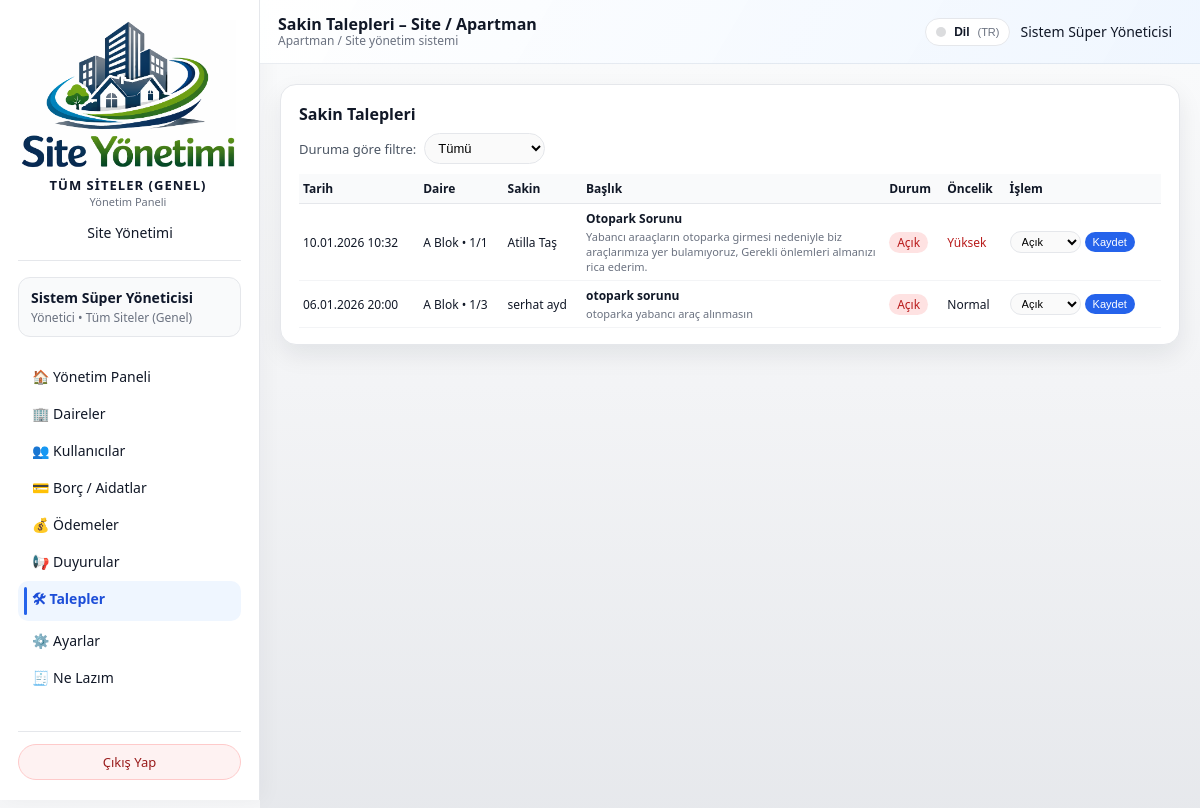
The app's page /admin/tickets (signed in) with its own data.
### models/user_model.py (models this page shows, shortened)
class User(db.Model):
    __tablename__ = "users"
    id = db.Column(db.Integer, primary_key=True)
    name = db.Column(db.String(120), nullable=False)
    email = db.Column(db.String(120), unique=True, nullable=False, index=True)
    phone = db.Column(db.String(32), nullable=True)
    password_hash = db.Column(db.String(255), nullable=False)
    role = db.Column(db.String(20), nullable=False, default="resident")
    site_id = db.Column(db.Integer, db.ForeignKey("sites.id"), nullable=True)
    apartment_id = db.Column(
        db.Integer,
        db.ForeignKey("apartments.id"),
        nullable=True,
    )
    is_active = db.Column(db.Boolean, default=True, nullable=False)

### models/ticket_model.py (models this page shows, shortened)
class Ticket(db.Model):
    __tablename__ = "tickets"
    id = db.Column(db.Integer, primary_key=True)
    site_id = db.Column(db.Integer, db.ForeignKey("sites.id"), nullable=False)
    apartment_id = db.Column(db.Integer, db.ForeignKey("apartments.id"), nullable=False)
    user_id = db.Column(db.Integer, db.ForeignKey("users.id"), nullable=False)
    title = db.Column(db.String(200), nullable=False)
    description = db.Column(db.Text, nullable=False)
    status = db.Column(db.String(20), nullable=False, default="open")
    priority = db.Column(db.String(20), nullable=False, default="normal")
    created_at = db.Column(db.DateTime, default=datetime.utcnow)
    updated_at = db.Column(
        db.DateTime, default=datetime.utcnow, onupdate=datetime.utcnow
    )
    closed_at = db.Column(db.DateTime, nullable=True)
    user = db.relationship("User", backref="tickets", lazy=True)

### models/apartment_model.py (models this page shows, shortened)
class Apartment(db.Model):
    __tablename__ = "apartments"
    id = db.Column(db.Integer, primary_key=True)
    site_id = db.Column(db.Integer, db.ForeignKey("sites.id"), nullable=False)
    block = db.Column(db.String(50), nullable=False)
    floor = db.Column(db.String(20), nullable=False)
    number = db.Column(db.String(20), nullable=False)
    area_m2 = db.Column(db.Float, nullable=True)
    owner_name = db.Column(db.String(120))
    owner_phone = db.Column(db.String(32))
    notes = db.Column(db.Text)
    users = db.relationship("User", backref="apartment", lazy="dynamic")
    bills = db.relationship("Bill", backref="apartment", lazy="dynamic")
    payments = db.relationship("Payment", backref="apartment", lazy="dynamic")
    tickets = db.relationship("Ticket", backref="apartment", lazy="dynamic")

### routes/admin_routes.py (the view)
@admin_bp.route("/tickets", methods=["GET"])
@admin_required
def manage_tickets():
    status_filter = (request.args.get("status") or "all").strip()
    admin_user = _get_current_admin()
    site_id = session.get("active_site_id") or (admin_user.site_id if admin_user else None)
    is_super = (admin_user and admin_user.role == "super_admin")
    global_mode = is_super and not site_id  # super_admin site seçmezse tüm siteler
    if not is_super and not site_id:
        flash("Talep listesi için bir siteye atanmış olmanız gerekiyor.", "error")
        return redirect(url_for("admin.dashboard"))
    tickets = []
    try:
        q = (
            db.session.query(Ticket, Apartment, User)
            .outerjoin(Apartment, Ticket.apartment_id == Apartment.id)
            .outerjoin(User, Ticket.user_id == User.id)
        )
        if not global_mode:
            q = q.filter(Ticket.site_id == site_id)
        if status_filter in ("open", "in_progress", "closed"):
            q = q.filter(Ticket.status == status_filter)
        tickets = q.order_by(Ticket.created_at.desc()).all()
    except SQLAlchemyError as exc:
        current_app.logger.exception("Talep listesi alınamadı: %s", exc)
        flash("Talep listesi alınırken bir hata oluştu.", "error")
    return render_template(
        "admin/talepler.html",
        tickets=tickets,
        status_filter=status_filter,
    )

### templates/admin/talepler.html (shortened to what this page needs)
{% extends "base.html" %}
{% set LANG = session.get('lang','tr') %}
{% macro tp(k) -%}
  {{ I18N_PAGE.get(LANG, I18N_PAGE['tr']).get(k, I18N_PAGE['tr'].get(k, k)) }}
{%- endmacro %}
{% block topbar_title %}
  {{ tp('topbar_title') }}
  {% if session.active_site_name %}
    – {{ session.active_site_name }}
  {% elif current_site_name %}
    – {{ current_site_name }}
  {% endif %}
{% endblock %}
{% block content %}
<div class="card">
  <h2 style="font-size:16px; margin-bottom:8px;">{{ tp('card_title') }}</h2>
  <form method="get" style="margin-bottom:10px; display:flex; flex-wrap:wrap; gap:8px; align-items:center;">
    <label for="status" style="font-size:13px; color:#4b5563;">{{ tp('filter_label') }}</label>
    <select
      id="status"
      name="status"
      onchange="this.form.submit()"
      style="padding:6px 9px; border-radius:999px; border:1px solid #e5e7eb; font-size:13px;">
      <option value="all" {% if status_filter == 'all' %}selected{% endif %}>{{ tp('filter_all') }}</option>
    </select>
  </form>
  {% if tickets %}
    <div style="width:100%; overflow-x:auto;">
      <table style="width:100%; border-collapse:collapse; font-size:12px;">
        <thead>
          <tr style="background:#f9fafb; border-bottom:1px solid #e5e7eb;">
            <th style="text-align:left; padding:6px 4px;">{{ tp('col_date') }}</th>
            <th style="text-align:left; padding:6px 4px;">{{ tp('col_apartment') }}</th>
            <th style="text-align:left; padding:6px 4px;">{{ tp('col_resident') }}</th>
            <th style="text-align:left; padding:6px 4px;">{{ tp('col_title') }}</th>
            <th style="text-align:left; padding:6px 4px;">{{ tp('col_status') }}</th>
            <th style="text-align:left; padding:6px 4px;">{{ tp('col_priority') }}</th>
            <th style="text-align:left; padding:6px 4px;">{{ tp('col_action') }}</th>
          </tr>
        </thead>
        <tbody>
          {% for t, apt, u in tickets %}
            <tr style="border-bottom:1px solid #f3f4f6;">
              <td style="padding:6px 4px; white-space:nowrap;">
                {% if t.created_at %}
                  {{ t.created_at.strftime('%d.%m.%Y %H:%M') }}
                {% else %}
                  {{ tp('dash') }}
                {% endif %}
              </td>
              <td style="padding:6px 4px; white-space:nowrap;">
                {% if apt %}
                  {{ apt.block }} Blok • {{ apt.floor }}/{{ apt.number }}
                {% else %}
                  <span style="color:#9ca3af;">{{ tp('apt_unspecified') }}</span>
                {% endif %}
              </td>
              <td style="padding:6px 4px; white-space:nowrap;">
                {% if u %}
                  {{ u.name }}
                {% else %}
                  <span style="color:#9ca3af;">{{ tp('dash') }}</span>
                {% endif %}
              </td>
              <td style="padding:6px 4px; max-width:260px;">
                <div style="font-weight:600; margin-bottom:2px;">
                  {{ t.title }}
                </div>
                <div style="font-size:11px; color:#6b7280; max-width:430px; white-space:normal; overflow:visible; word-break:break-word;">
                  {{ t.description }}
                </div>
              </td>
              <td style="padding:6px 4px; white-space:nowrap;">
                {% if t.status == 'closed' %}
                  <span style="padding:2px 8px; border-radius:999px; background:#dcfce7; color:#15803d;">{{ tp('status_closed') }}</span>
                {% elif t.status == 'in_progress' %}
                  <span style="padding:2px 8px; border-radius:999px; background:#fef9c3; color:#854d0e;">{{ tp('status_in_progress') }}</span>
                {% else %}
                  <span style="padding:2px 8px; border-radius:999px; background:#fee2e2; color:#b91c1c;">{{ tp('status_open') }}</span>
                {% endif %}
              </td>
              <td style="padding:6px 4px; white-space:nowrap;">
                {% if t.priority == 'high' %}
                  <span style="color:#b91c1c;">{{ tp('priority_high') }}</span>
                {% elif t.priority == 'low' %}
                  <span style="color:#15803d;">{{ tp('priority_low') }}</span>
                {% else %}
                  {{ tp('priority_normal') }}
                {% endif %}
              </td>
              <td style="padding:6px 4px; white-space:nowrap;">
                <form method="post"
                      action="{{ url_for('admin.update_ticket_status', ticket_id=t.id, status=status_filter) }}"
                      style="display:inline-flex; gap:4px; align-items:center;">
                  <select name="status"
                          style="padding:3px 7px; border-radius:999px; border:1px solid #e5e7eb; font-size:11px;">
                    <option value="open" {% if t.status == 'open' %}selected{% endif %}>{{ tp('select_open') }}</option>
                  </select>
                  <button type="submit"
                          style="padding:4px 8px; border-radius:999px; border:none; background:#2563eb; color:white; font-size:11px; cursor:pointer;">
                    {{ tp('btn_save') }}
                  </button>
                </form>
              </td>
            </tr>
          {% endfor %}
        </tbody>
      </table>
    </div>
  {% else %}
    <p style="font-size:13px; color:#6b7280;">
      {{ tp('empty') }}
    </p>
  {% endif %}
</div>
{% endblock %}

### templates/base.html (shortened to what this page needs)
<!doctype html>
<html lang="{{ session.get('lang','tr') }}">
<head>
  <link rel="stylesheet" href="{{ url_for('static', filename='css/app.css') }}">
</head>
<body class="{% block body_class %}{% endblock %}">
{% set LANG = session.get('lang','tr') %}
{% macro t(k) -%}
  {{ I18N.get(LANG, I18N['tr']).get(k, I18N['tr'].get(k, k)) }}
{%- endmacro %}
<div class="layout">
  <aside class="sidebar" id="sidebar">
    {% set _role = session.get("user_role") %}
    {% set _active_site = session.get("active_site_name") %}
    {% set site_name = session.get("active_site_name")
      or (current_site_name if current_site_name is defined and current_site_name else t('default_brand_name')) %}
    {% if _role == "super_admin" and not _active_site %}
      {% set site_name = t('all_sites_global') %}
    {% endif %}
    <div class="sidebar__header">
      <div class="sidebar__logo-wrapper">
        <img
          src="{{ url_for('static', filename='logo1.png') }}"
          alt="Logo"
          class="sidebar__logo-img"
          style="width:220px; height:150px; object-fit:contain;"
        >
        <div class="sidebar__brand-block">
          <div class="sidebar__brand-title">
            {{ site_name }}
          </div>
          <div class="sidebar__brand-subtitle">
            {{ t('panel_title') }}
          </div>
        </div>
        {% if session.get("user_role") == "super_admin" %}
          <a href="{{ url_for('admin.manage_sites', lang=LANG) }}" class="sidebar__link">
            {{ t('menu_site_mgmt') }}
          </a>
        {% endif %}
      </div>
    </div>
    <div class="sidebar__user">
      {% set user_name = session.get("user_name") %}
      {% set user_role = session.get("user_role") %}
      {% set active_site_name = session.get("active_site_name") %}
      {% set fallback_site_name = session.get("site_name", t('default_site_name')) %}
      {% if user_role == "super_admin" and not active_site_name %}
        {% set fallback_site_name = t('all_sites_global') %}
      {% endif %}
      <div class="sidebar__user-name">
        {% if user_name %}
          {{ user_name }}
        {% else %}
          {{ t('logged_in') }}
        {% endif %}
      </div>
      <div class="sidebar__user-role">
        {% if user_role in ["admin", "super_admin"] %}
          {{ t('role_admin_of') }} {{ active_site_name or fallback_site_name }}
        {% elif user_role == "resident" %}
          {{ t('role_resident_of') }} {{ active_site_name or fallback_site_name }}
        {% else %}
          {{ active_site_name or fallback_site_name }}
        {% endif %}
      </div>
    </div>
    <nav class="sidebar__nav">
      {% set endpoint = request.endpoint or "" %}
      {% if user_role in ["admin", "super_admin"] %}
        <a href="{{ url_for('admin.dashboard', lang=LANG) }}"
           class="sidebar__link {% if endpoint == 'admin.dashboard' %}sidebar__link--active{% endif %}">
          🏠 {{ t('menu_admin_dashboard') }}
        </a>
        <a href="{{ url_for('admin.manage_apartments', lang=LANG) }}"
           class="sidebar__link {% if endpoint == 'admin.manage_apartments' %}sidebar__link--active{% endif %}">
          🏢 {{ t('menu_apartments') }}
        </a>
        <a href="{{ url_for('admin.manage_users', lang=LANG) }}"
           class="sidebar__link {% if endpoint == 'admin.manage_users' %}sidebar__link--active{% endif %}">
          👥 {{ t('menu_users') }}
        </a>
        <a href="{{ url_for('admin.manage_bills', lang=LANG) }}"
           class="sidebar__link {% if endpoint == 'admin.manage_bills' or endpoint == 'admin.dues_summary' %}sidebar__link--active{% endif %}">
          💳 {{ t('menu_bills') }}
        </a>
        <a href="{{ url_for('admin.manage_payments', lang=LANG) }}"
           class="sidebar__link {% if endpoint == 'admin.manage_payments' %}sidebar__link--active{% endif %}">
          💰 {{ t('menu_payments') }}
        </a>
        <a href="{{ url_for('admin.manage_announcements', lang=LANG) }}"
           class="sidebar__link {% if endpoint == 'admin.manage_announcements' %}sidebar__link--active{% endif %}">
          📢 {{ t('menu_announcements') }}
        </a>
        <a href="{{ url_for('admin.manage_tickets', lang=LANG) }}"
           class="sidebar__link {% if endpoint == 'admin.manage_tickets' %}sidebar__link--active{% endif %}">
          🛠 {{ t('menu_tickets') }}
        </a>
        <a href="{{ url_for('admin.settings', lang=LANG) }}"
           class="sidebar__link {% if endpoint == 'admin.settings' %}sidebar__link--active{% endif %}">
          ⚙️ {{ t('menu_settings') }}
        </a>
        <a href="{{ url_for('admin.ne_lazim', lang=LANG) }}"
          class="sidebar__link {% if endpoint == 'admin.ne_lazim' %}sidebar__link--active{% endif %}">
          🧾 {{ t('menu_need_list') }}
        </a>
      {% else %}
        <a href="{{ url_for('admin.dashboard', lang=LANG) }}"
           class="sidebar__link {% if endpoint == 'admin.dashboard' %}sidebar__link--active{% endif %}">
          🏠 {{ t('menu_admin_dashboard') }}
        </a>
      {% endif %}
    </nav>
    <div class="sidebar__footer">
      <a href="{{ url_for('auth.logout', lang=LANG) }}" class="sidebar__logout-btn">
        {{ t('logout') }}
      </a>
    </div>
  </aside>
  <div class="main">
    <header class="topbar">
      <div>
        <div class="topbar__title">
          {% block topbar_title %}{{ t('panel_title') }}{% endblock %}
        </div>
        <div class="topbar__subtitle">
          {% if user_role == "admin" or (user_role == "super_admin" and active_site_name) %}
            {{ t('admin_view') }}
          {% elif user_role == "resident" %}
            {{ t('resident_view') }}
          {% else %}
            {{ t('system_view') }}
          {% endif %}
        </div>
      </div>
      <div class="topbar__user" style="display:flex; align-items:center; gap:10px;">
        <div class="lang-switch" id="langSwitch">
          <button type="button" class="lang-btn" id="langBtn" aria-haspopup="true" aria-expanded="false">
            <span class="lang-dot"></span>
            <span style="font-weight:600;">{{ t('language') }}</span>
            <span style="color:#6b7280; font-size:11px;">({{ LANG|upper }})</span>
          </button>
          {% set nxt = request.full_path %}
        </div>
        {% if user_name %}
          <span class="topbar__user-name">{{ user_name }}</span>
        {% endif %}
      </div>
    </header>
    <main class="content">
      {% block content %}{% endblock %}
    </main>
  </div>
</div>
</body>
</html>

### records on screen
User: name "Sistem Süper Yöneticisi"
Ticket: created_at "10.01.2026 10:32", block "A", floor "1", number "1", name "Atilla Taş", title "Otopark Sorunu", description "Yabancı araaçların otoparka girmesi nedeniyle biz araçlarımıza yer bulamıyoruz, Gerekli önlemleri almanızı rica ederim.", get "Açık Yüksek Kaydet", status "Açık"
Ticket: created_at "06.01.2026 20:00", block "A", floor "1", number "3", name "serhat ayd", title "otopark sorunu", description "otoparka yabancı araç alınmasın", get "Açık Normal Kaydet", status "Açık"

### other values on screen
{{ I18N_PAGE.get(LANG, I18N_PAGE['tr']).get(k, I18N_PAGE['tr'].get(k, k)) }} "Sakin Talepleri Sakin Talepleri Duruma göre filtre: Tarih Daire Sakin Başlık Durum Öncelik İşlem"
{{ current_site_name }} "Site / Apartman"
{{ LANG|upper }} "TR"
form field status "Tümü"
